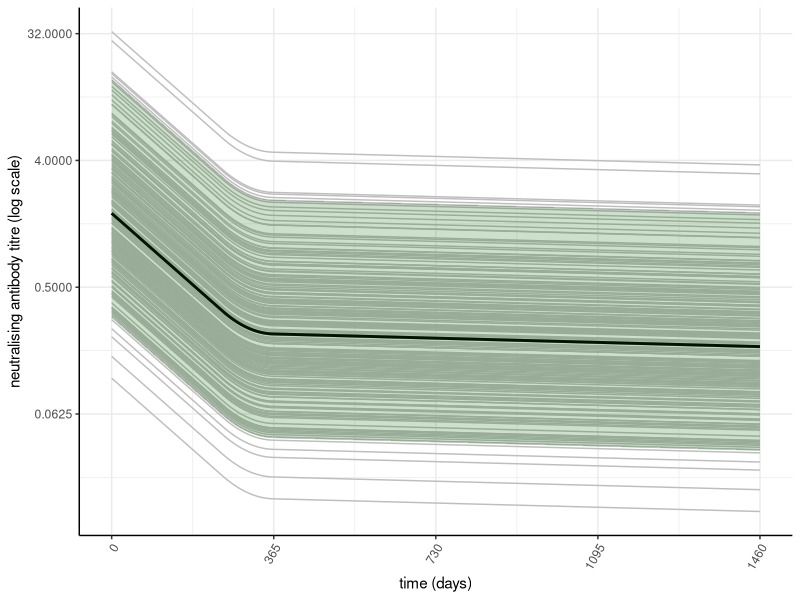
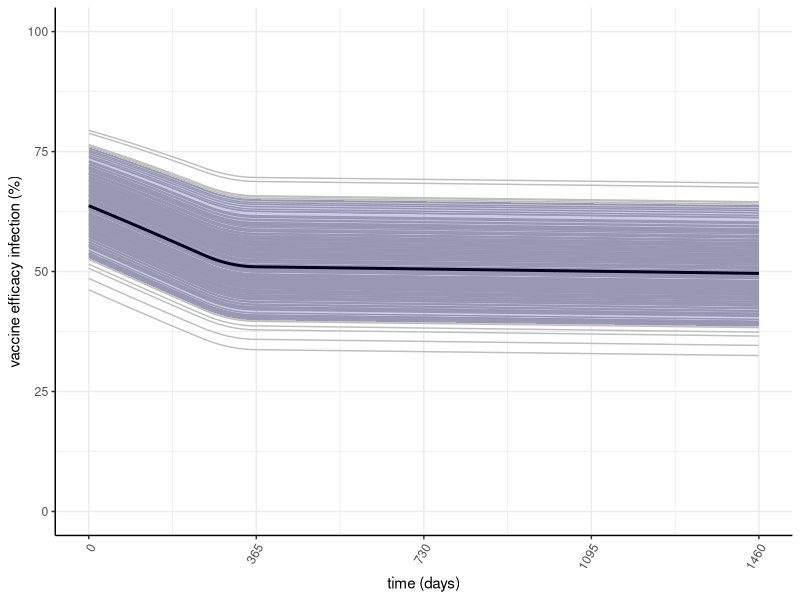
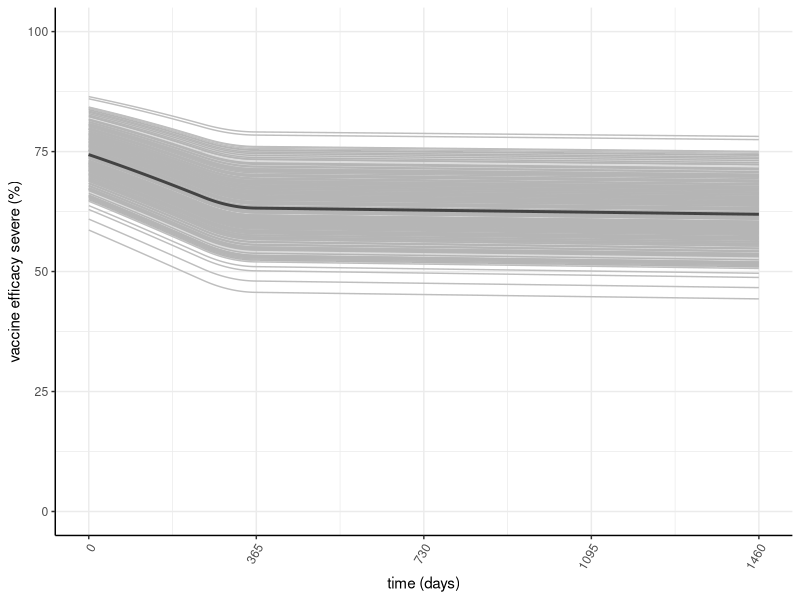
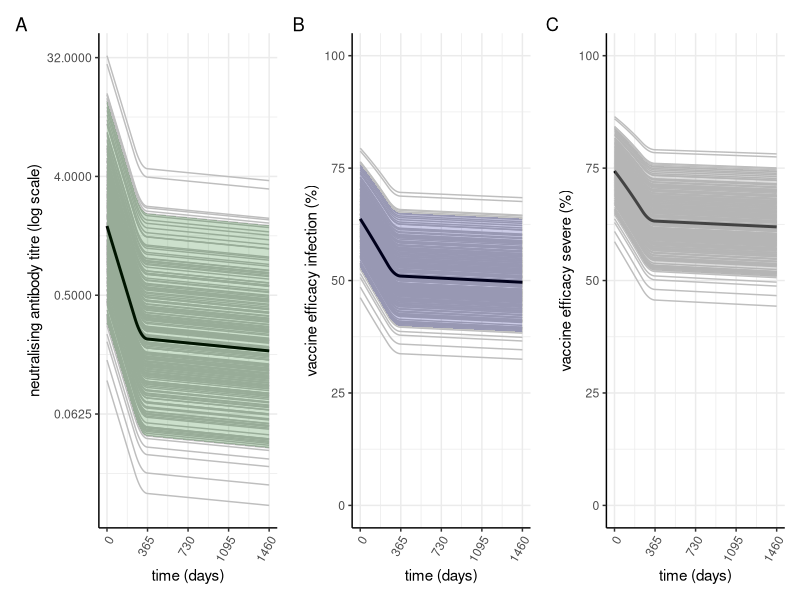
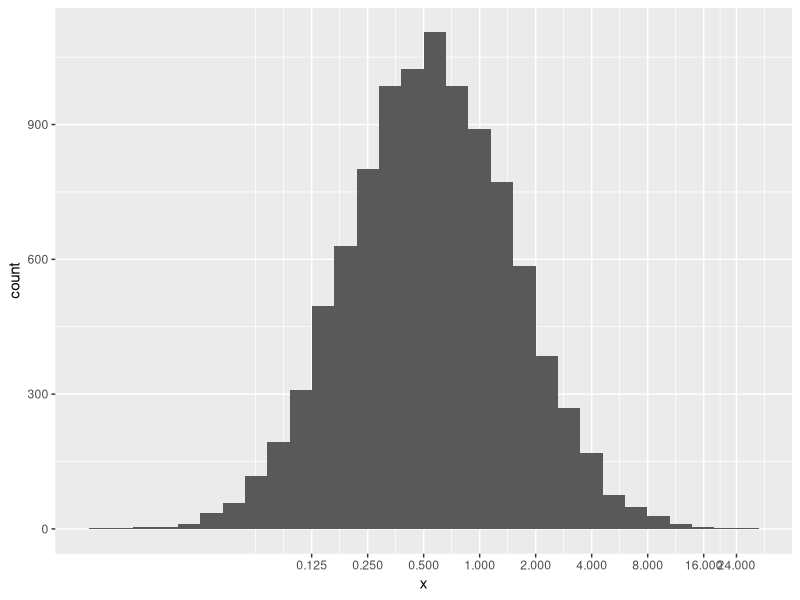
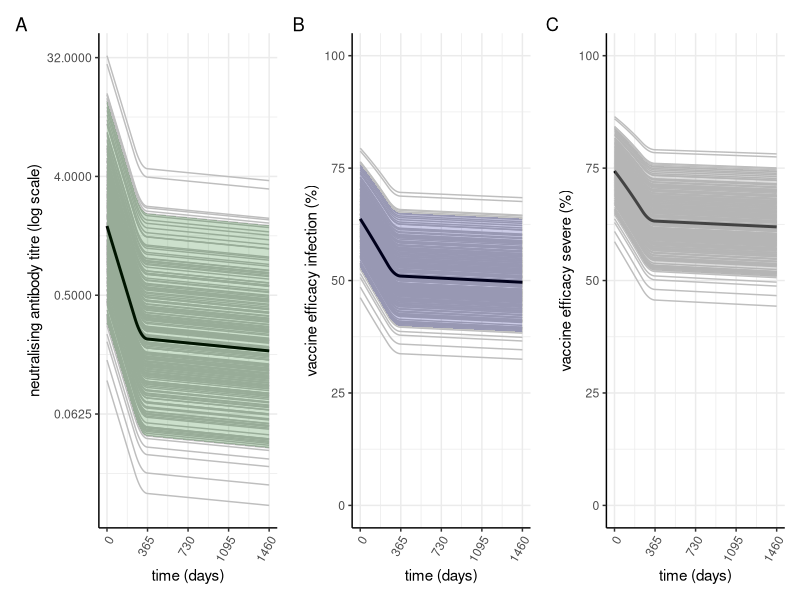

The R script that drew these images, in order:
library(tidyverse)
library(patchwork)

# parameters
mu_ab <- 223/94 # pfizer normalised neutralisation titre, linear scale
mu_ab <- 32/59 # az normalised neutralisation titre, linear scale
ab_50 <- 0.2 # titre relative to convalescent required to provide 50% protection from infection, on linear scale
ab_50_severe <- 0.03
std10 <- 0.44 # Pooled standard deviation of antibody level on log10 data
std <- log(10^std10) # Standard deviation in natural log units
k <- 3/log(10) # logistic k value in natural log units (divided by log10 to convert it to natural logarithm units)
logk <- log(k)
t <- 0:(365*4) # Number of days to model
hl <- 108 # Half life of antibody decay
hl_long <- 3650
time_to_decay <- 365 - 250 # time in days to reach longest half-life
dr <- -log(2)/hl # Corresponding decay rate in days for half life above
dr_long <- -log(2)/hl_long
rho <- 0.8 # proportion of antibody response that is short-lived versus long-lived (not yet applied)

draw <- function(mu_ab = mu_ab, std = std, std10 = std10, ab_50 = ab_50, ab_50_severe, rho = rho, dr = dr, t = t, dr_long = dr_long, logk = logk){
  
  # decay rates over time
  dr_vec <- c(rep(dr, 250), seq(dr, dr_long, length.out = time_to_decay), rep(dr_long, (length(t) - time_to_decay - 250)))

  # nab titre distribution for a given vaccine product: draw from a log-normal distribution
  init_titre <- rlnorm(1, log(mu_ab), std)
  init_titre <- rnorm(1, mu_ab, )
  # antibody titre in natural log units
  nt <- NULL
  nt[1] <- init_titre
  for (i in 2:length(t)){
    nt[i] <- nt[i-1] + dr_vec[i]
  }
  
  # relate titre to efficacy over time
  ef <- 1 / (1 + exp(-logk * (nt - log(ab_50))))
  ef_severe <- 1 / (1 + exp(-logk * (nt - log(ab_50_severe))))

  # output list containing titre and vaccine efficacy
  ret <- list(titre = exp(nt), VE = ef, VE_severe = ef_severe)
  return(ret)
}

r1 <- NULL
for (i in 1:200){
  out <- draw(mu_ab = mu_ab, std = std, std10 = std10, ab_50 = ab_50, ab_50_severe, rho = rho, dr = dr, t = t, dr_long = dr_long, logk = logk)
  sub <- data.frame(t = t, run = rep(i, length(t)), Titre = out$titre, Efficacy = out$VE, Efficacy_Severe = out$VE_severe)
  r1 <- rbind(r1, sub)
}

r1 <- r1 %>%
  mutate(Efficacy = Efficacy * 100,
         Efficacy_Severe = Efficacy_Severe * 100) %>%
  pivot_longer(cols = c("Titre", "Efficacy", "Efficacy_Severe"), names_to = "type") %>%
  mutate(type = factor(type, levels = c("Titre", "Efficacy", "Efficacy_Severe")))

r1_summary <- r1 %>%
  group_by(type, t) %>%
  summarise(median = median(value),
            upper = quantile(value, 0.975),
            lower = quantile(value, 0.025))

g1 <- ggplot(data = filter(r1, type == "Titre")) +
  geom_line(aes(x = t, y = value, group = run), col = "grey") +
  geom_line(data = filter(r1_summary, type == "Titre"), aes(x = t, y = median), size = 1) +
  geom_ribbon(data = filter(r1_summary, type == "Titre"), aes(x = t, ymin = lower, ymax = upper), alpha = 0.2, fill = "darkgreen") +
  labs(x = "time (days)", y = "neutralising antibody titre (log scale)") +
  scale_x_continuous(breaks = c(0, 365, 365*2, 365*3, 365*4)) +
  scale_y_continuous(trans = "log2") +
  theme_bw() +
  theme(strip.background = element_rect(fill = NA, color = "white"),
        panel.border = element_blank(),
        axis.line = element_line(),
        axis.text.x=element_text(angle=60, hjust = 1)
  )

g1

g2 <- ggplot(data = filter(r1, type == "Efficacy")) +
  geom_line(aes(x = t, y = value, group = run), col = "grey") +
  geom_line(data = filter(r1_summary, type == "Efficacy"), aes(x = t, y = median), size = 1) +
  geom_ribbon(data = filter(r1_summary, type == "Efficacy"), aes(x = t, ymin = lower, ymax = upper), alpha = 0.2, fill = "darkblue") +
  lims(y = c(0, 100)) +
  labs(x = "time (days)", y = "vaccine efficacy infection (%)") +
  scale_x_continuous(breaks = c(0, 365, 365*2, 365*3, 365*4)) +
  theme_bw() +
  theme(strip.background = element_rect(fill = NA, color = "white"),
        panel.border = element_blank(),
        axis.line = element_line(),
        axis.text.x=element_text(angle=60, hjust = 1)
  )

g2

g3 <- ggplot(data = filter(r1, type == "Efficacy_Severe")) +
  geom_line(aes(x = t, y = value, group = run), col = "grey") +
  geom_line(data = filter(r1_summary, type == "Efficacy_Severe"), aes(x = t, y = median), size = 1) +
  geom_ribbon(data = filter(r1_summary, type == "Efficacy_Severe"), aes(x = t, ymin = lower, ymax = upper), alpha = 0.4, fill = "darkgrey") +
  lims(y = c(0, 100)) +
  labs(x = "time (days)", y = "vaccine efficacy severe (%)") +
  scale_x_continuous(breaks = c(0, 365, 365*2, 365*3, 365*4)) +
  theme_bw() +
  theme(strip.background = element_rect(fill = NA, color = "white"),
        panel.border = element_blank(),
        axis.line = element_line(),
        axis.text.x=element_text(angle=60, hjust = 1)
  )

g3

plots <- (g1 | g2 | g3) + plot_annotation(tag_levels = 'A')

plots

ggsave("Fig1.png", plots, height = 5, width = 13)


# check distribution we are using
x <- rlnorm(10000, log(mu_ab), std)
x <- data.frame(x = x)
ggplot(x) + geom_histogram(aes(x = x)) + scale_x_continuous(trans = "log2", breaks = c(0.125, 0.25, 0.5, 1, 2, 4, 8, 16, 24))

                                                            